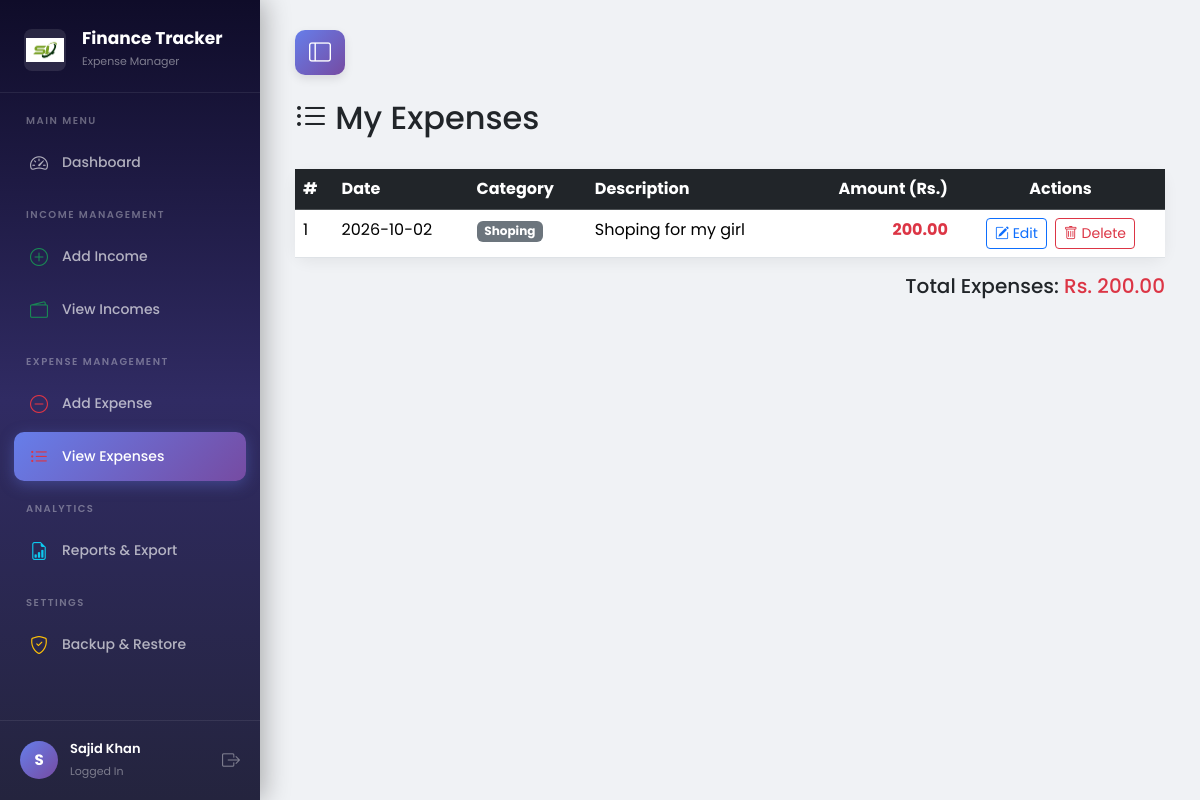
/expenses (signed in), run on the app's committed database.
### tables this page shows
CREATE TABLE transactions(
        id INTEGER PRIMARY KEY AUTOINCREMENT,
        user_id INTEGER NOT NULL,
        type TEXT NOT NULL,
        category TEXT NOT NULL,
        amount REAL NOT NULL,
        description TEXT,
        date DATE NOT NULL,
        created_at TIMESTAMP DEFAULT CURRENT_TIMESTAMP,
        FOREIGN KEY (user_id) REFERENCES users(id)
    );

### routes/transactions.py (the view)
@transactions.route('/expenses')
def view_expenses():
    if 'user_id' not in session:
        return redirect(url_for('auth.login'))
    db = get_db()
    expenses = db.execute("""
        SELECT id, category, amount, description, date
        FROM transactions
        WHERE user_id = ? AND type = 'expense'
        ORDER BY date DESC
    """, (session['user_id'],)).fetchall()
    return render_template('expenses.html', expenses=expenses)

### app.py (called while the page is built)
@app.teardown_appcontext
def shutdown_session(exception=None):
    close_connection(exception)

### models/database.py (called while the page is built)
def get_db():
    db = getattr(g, '_database', None)
    if db is None:
        db = g._database = sqlite3.connect(DATABASE)
        db.row_factory = sqlite3.Row
    return db

def close_connection(exception):
    db = getattr(g, '_database', None)
    if db is not None:
        db.close()

### templates/expenses.html (shortened to what this page needs)
{% extends "base.html" %}
{% block content %}
<div class="d-flex justify-content-between align-items-center mb-4">
    <h2><i class="bi bi-list-ul"></i> My Expenses</h2>
</div>
{% if expenses %}
<div class="card">
    <div class="card-body p-0">
        <div class="table-responsive">
            <table class="table table-hover mb-0">
                <thead class="table-dark">
                    <tr>
                        <th>#</th>
                        <th>Date</th>
                        <th>Category</th>
                        <th>Description</th>
                        <th class="text-end">Amount (Rs.)</th>
                        <th class="text-center">Actions</th>
                    </tr>
                </thead>
                <tbody>
                    {% for expense in expenses %}
                    <tr>
                        <td>{{ loop.index }}</td>
                        <td>{{ expense['date'] }}</td>
                        <td><span class="badge bg-secondary">{{ expense['category'] }}</span></td>
                        <td>{{ expense['description'] if expense['description'] else '-' }}</td>
                        <td class="text-end fw-bold text-danger">{{ "%.2f"|format(expense['amount']) }}</td>
                        <td class="text-center">
                            <div class="d-inline-flex gap-2">
                                <button
                                    type="button"
                                    class="btn btn-sm btn-outline-primary"
                                    data-bs-toggle="modal"
                                    data-bs-target="#editExpenseModal"
                                    data-id="{{ expense['id'] }}"
                                    data-date="{{ expense['date'] }}"
                                    data-category="{{ expense['category']|e }}"
                                    data-description="{{ (expense['description'] or '')|e }}"
                                    data-amount="{{ expense['amount'] }}"
                                >
                                    <i class="bi bi-pencil-square"></i> Edit
                                </button>
                                <form
                                    id="deleteExpenseForm-{{ expense['id'] }}"
                                    method="POST"
                                    action="{{ url_for('transactions.delete_expense', transaction_id=expense['id']) }}"
                                >
                                    <button
                                        type="button"
                                        class="btn btn-sm btn-outline-danger"
                                        data-bs-toggle="modal"
                                        data-bs-target="#deleteExpenseModal"
                                        data-form-id="deleteExpenseForm-{{ expense['id'] }}"
                                        data-name="{{ expense['category']|e }}"
                                    >
                                        <i class="bi bi-trash"></i> Delete
                                    </button>
                                </form>
                            </div>
                        </td>
                    </tr>
                    {% endfor %}
                </tbody>
            </table>
        </div>
    </div>
</div>
{% set total = expenses | map(attribute='amount') | list %}
<div class="text-end mt-3">
    <h5>Total Expenses: <span class="text-danger">Rs. {{ "%.2f"|format(total|sum) }}</span></h5>
</div>
{% else %}
<div class="text-center mt-5">
    <i class="bi bi-inbox" style="font-size: 4rem; color: #ccc;"></i>
    <h4 class="text-muted mt-3">No expenses recorded yet</h4>
    <p class="text-muted">Click "Add Expense" to add your first expense entry.</p>
</div>
{% endif %}
{% endblock %}

### templates/base.html (style rules this page uses)
* { font-family: 'Poppins', sans-serif; }
body { background-color: #f0f2f5; margin: 0; overflow-x: hidden; }
.card { border: none; border-radius: 14px; box-shadow: 0 4px 15px rgba(0,0,0,0.06); }

### data on the page
transactions: date "2026-10-02", category "Shoping", description "Shoping for my girl", amount "200.00"

### other printed values
{{ session.get('user_name', 'U')[0]|upper }} "S"
{{ session.get('user_name') }} "Sajid Khan"
{{ "%.2f"|format(total|sum) }} "200.00"
